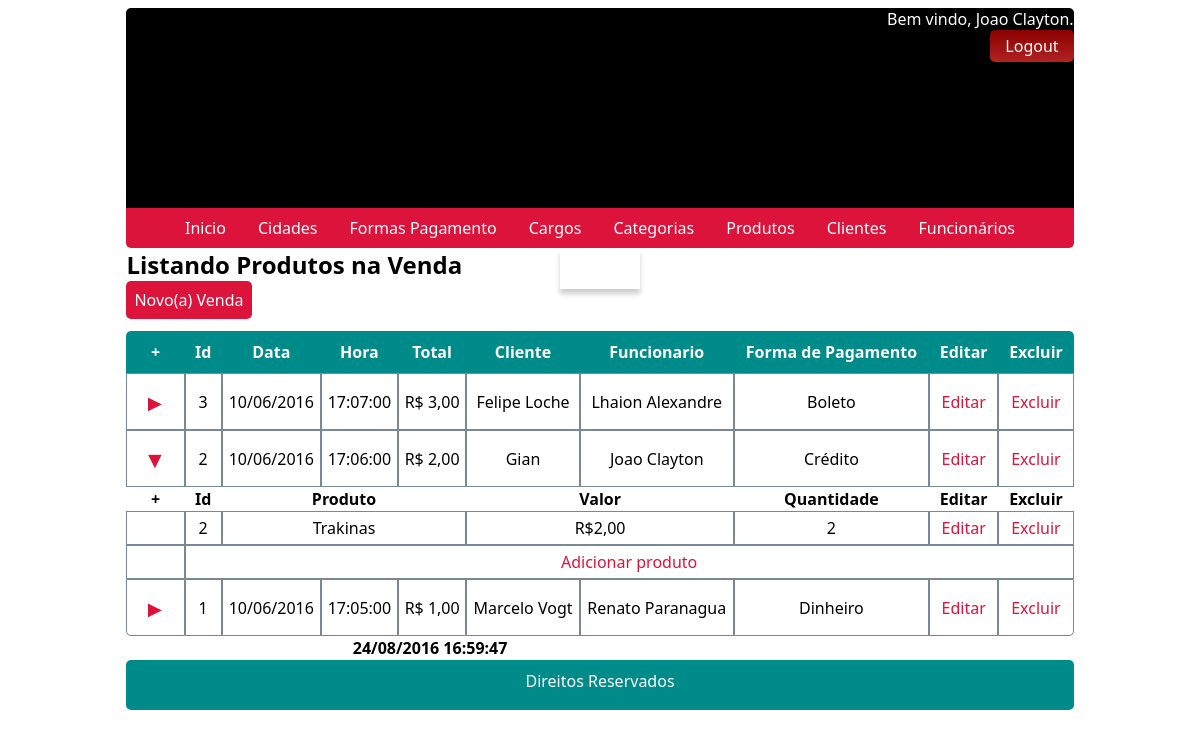
The app's page /?pagina=itens_listar&id=2 (signed in) with its own data.
### tables this page shows
CREATE TABLE IF NOT EXISTS vendas (
	id                 INT(11) NOT NULL AUTO_INCREMENT,
	data_venda         DATE    NOT NULL,
	hora_venda         TIME    NOT NULL,
	total              FLOAT,
	clientes_id        INT,
	funcionarios_id    INT,
	forma_pagamento_id INT,
	PRIMARY KEY (id),
	FOREIGN KEY (clientes_id)
	REFERENCES clientes (id)
		ON DELETE SET NULL
		ON UPDATE SET NULL,
	FOREIGN KEY (funcionarios_id)
	REFERENCES funcionarios (id)
		ON DELETE SET NULL
		ON UPDATE SET NULL,
	FOREIGN KEY (forma_pagamento_id)
	REFERENCES formas_pagamento (id)
		ON DELETE SET NULL
		ON UPDATE SET NULL
);

CREATE TABLE IF NOT EXISTS itens_venda (
	id          INT(11) NOT NULL AUTO_INCREMENT,
	vendas_id   INT(11),
	produtos_id INT(11),
	valor       FLOAT   NOT NULL,
	quantidade  INT(6),
	PRIMARY KEY (id),
	FOREIGN KEY (vendas_id)
	REFERENCES vendas (id)
		ON DELETE SET NULL
		ON UPDATE SET NULL,
	FOREIGN KEY (produtos_id)
	REFERENCES produtos (id)
		ON DELETE SET NULL
		ON UPDATE SET NULL
);

### Conversor.php (called while the page is built, shortened)
<?php
	class Conversor
	{
		public static function dataBancoParaUsuario($data)
		{
			$vetorData = explode("-", $data);
			$vetorDataInvertido = array_reverse($vetorData);
			return implode("/", $vetorDataInvertido);
		}
		public static function realBancoParaUsuario(
			$numero,
			$prefix = "R$ "
		) {
			return $prefix . number_format($numero, 2, ",", ".");
		}
	}
?>

### funcoes.php (called while the page is built, shortened)
<?php
	function money($a){
		return "R$".number_format($a,2,","," ");
	}
?>

### modulos/itens/listar.php (the view, shortened to what this page needs)
<?php
	$sql = "SELECT
				v.id AS id,
				data_venda,
				hora_venda,
				total,
				coalesce(c.nome,'Erro') AS cli,
				coalesce(f.nome,'Erro') AS fun,
				coalesce(fp.nome,'Erro') AS `for`
			FROM
				vendas v LEFT JOIN clientes c ON clientes_id = c.id
				         LEFT JOIN funcionarios f ON funcionarios_id = f.id
				         LEFT JOIN formas_pagamento fp ON forma_pagamento_id = fp.id
	        ORDER BY v.id DESC";
	$res = $con->query($sql) or die(mysqli_error($con));
	include "voltar.php"
?>
<table class="listagem" cellspacing="0">
	<thead>
	<tr>
		<th>+</th>
		<th>Id</th>
		<th>Data</th>
		<th>Hora</th>
		<th>Total</th>
		<th>Cliente</th>
		<th>Funcionario</th>
		<th>Forma de Pagamento</th>
		<th>Editar</th>
		<th>Excluir</th>
	</tr>
	</thead>
	<tbody>
	<?php while ($linha = $res->fetch_array()) {
		$id = $linha['id'] ?>
		<tr>
			<td for="exp<?= $id ?>"><a id="exp<?= $id ?>" class="expandir"
			                           href="../../index.php?pagina=<?php if ($id != $_GET['id']) { ?>itens_listar&id=<?= $id;
			                           } else { ?>vendas_listar<?php } ?>">
					<?php if ($id == $_GET['id'])
						echo '▼';
					else
						echo '►' ?></a></td>
			<td for="exp<?= $id ?>"><?= $id ?></td>
			<td for="exp<?= $id ?>"><?= Conversor::dataBancoParaUsuario($linha['data_venda']) ?></td>
			<td for="exp<?= $id ?>"><?= $linha['hora_venda'] ?></td>
			<td for="exp<?= $id ?>"><?= Conversor::realBancoParaUsuario($linha['total']) ?></td>
			<td for="exp<?= $id ?>"><?= $linha['cli'] ?></td>
			<td for="exp<?= $id ?>"><?= $linha['fun'] ?></td>
			<td for="exp<?= $id ?>"><?= $linha['for'] ?></td>
			<td for="edt<?= $id ?>"><a id="edt<?= $id ?>"
			                           href="../../index.php?pagina=vendas_editar&id=<?= $id ?>"
			                           class="btn btn-primary">Editar</a></td>
			<td for="exc<?= $id ?>"><a id="exc<?= $id ?>"
			                           href="../../index.php?pagina=vendas_excluir&id=<?= $id ?>"
			                           class="btn btn-danger">Excluir</a></td>
		</tr>
		<?php
		if ($id == $_GET['id']) {
			?>
			<tr class="desl">
				<th>+</th>
				<th colspan="1">Id</th>
				<th colspan="3">Produto</th>
				<th colspan="2">Valor</th>
				<th colspan="1">Quantidade</th>
				<th>Editar</th>
				<th>Excluir</th>
			</tr>
			<?php
			$sql = "SELECT iv.id AS id,coalesce(p.nome,'Erro') AS pro,iv.valor AS val,iv.quantidade AS qtd FROM itens_venda iv LEFT JOIN produtos p ON p.id=iv.produtos_id WHERE vendas_id=$id;";
			$res2 = $con->query($sql) or die(mysqli_error($con));
			while ($linha2 = $res2->fetch_array()) {
				?>
				<tr class="desl">
					<td></td>
					<td colspan="1"><?= $linha2['id'] ?></td>
					<td colspan="3"><?= $linha2['pro'] ?></td>
					<td colspan="2"><?= money($linha2['val']) ?></td>
					<td colspan="1"><?= $linha2['qtd'] ?></td>
					<td><a class="small btn btn-info"
					       href="../../index.php?pagina=itens_editar&id=<?= $linha2['id'] ?>">Editar</a></td>
					<td><a class="small btn btn-danger"
					       href="../../index.php?pagina=itens_excluir&id=<?= $linha2['id'] ?>&v=<?= $id ?>">Excluir</a>
					</td>
				</tr>
			<?php } ?>
			<tr class="desl">
				<td></td>
				<td colspan="9" class="button-large"><a class="btn btn-success"
				                                        href="../../index.php?pagina=itens_cadastrar&id=<?= $id ?>">Adicionar
						produto</a></td>
			</tr>
		<?php } ?>
	<?php } ?>
	</tbody>
	<tfoot>
	<tr>
		<th colspan="7"><?= date("d/m/Y H:i:s") ?></th>
	</tr>
	</tfoot>
</table>

### css/estilo.css (style rules this page uses)
.listagem { margin-top: 12px; width: 100%; }
.listagem thead tr th { padding: 10px; background: darkcyan; color: white; font-style: normal; }
.listagem thead tr th:first-child { border-top-left-radius: 5px; }
.listagem thead tr th:last-child { border-top-right-radius: 5px; }
.listagem tbody tr td { border: 1px solid lightslategray; text-align: center; padding: 5px; }
.listagem tbody tr:last-child td:first-child { border-bottom-left-radius: 5px; }
.listagem tbody tr:last-child td:last-child { border-bottom-right-radius: 5px; }
.listagem tbody a { text-decoration: none; color: crimson; }
.listagem a { width: 100%; }
.expandir, .expandir:hover, .expandir:active { text-decoration: none; color: #000; text-align: center; vertical-align: middle; font-size: 23px; display: table-cell; width: 45px !important; height: 45px; margin: 0; padding: 0; }

### records on screen
vendas: id "3", data_venda "10/06/2016", hora_venda "17:07:00", total "R$ 3,00", cli "Felipe Loche", fun "Lhaion Alexandre", for "Boleto"
vendas: id "2", data_venda "10/06/2016", hora_venda "17:06:00", total "R$ 2,00", cli "Gian", fun "Joao Clayton", for "Crédito"
itens_venda: id "2", pro "Trakinas", valor "R$2,00", quantidade "2"
vendas: id "1", data_venda "10/06/2016", hora_venda "17:05:00", total "R$ 1,00", cli "Marcelo Vogt", fun "Renato Paranagua", for "Dinheiro"

### other values on screen
$_SESSION['usuar'] "Joao Clayton"
substr($sufx, 0, strlen($sufx) - 1) "Lista"
